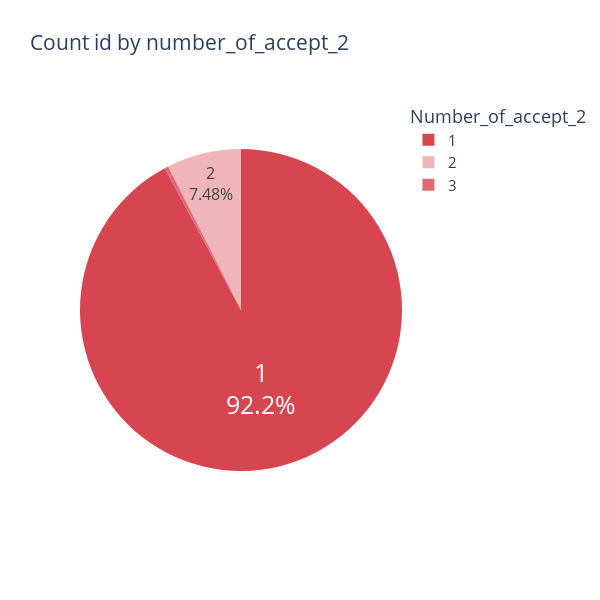

Notebook cell for this chart:
### Code cell
# pie chart of count_id by number_of_accept_2 > 0
fig = go.Figure()
fig.update_layout(
    width=800,
    height=800,
    font_size=15
)

num_accept_2_id = data_viz[data_viz['number_of_accept_2'] > 0].groupby('number_of_accept_2')['id'].count().sort_values()

# Define the color scale
norm = plt.Normalize(vmin=num_accept_2_id.min(), vmax=num_accept_2_id.max())
colors = plt.cm.Purples(norm(num_accept_2_id.values))

# Create the pie chart
fig.add_trace(go.Pie(
    labels=num_accept_2_id.index,
    values=num_accept_2_id,
    marker=dict(colors=[ '#DE6A73','#EFB5B9','#D64550']),
    textinfo='label+percent',
    textposition='inside',
    textfont_size=25,
    insidetextorientation='horizontal',
    hoverinfo='label+percent+value',
))

# Add title
fig.update_layout(title="Count id by number_of_accept_2", legend_title="Number_of_accept_2", height=600, width=600)

fig.show()

### Figure 1 — Plotly figure (JSON) as saved in the notebook; plotly's stock layout.template omitted (floating-point values rounded to 4 significant figures)
{"data": [{"hoverinfo": "label+percent+value", "insidetextorientation": "horizontal", "labels": [3, 2, 1], "marker": {"colors": ["#DE6A73", "#EFB5B9", "#D64550"]}, "textfont": {"size": 25}, "textinfo": "label+percent", "textposition": "inside", "type": "pie", "values": [23, 475, 5849]}], "layout": {"font": {"size": 15}, "height": 600, "legend": {"title": {"text": "Number_of_accept_2"}}, "title": {"text": "Count id by number_of_accept_2"}, "width": 600}}
